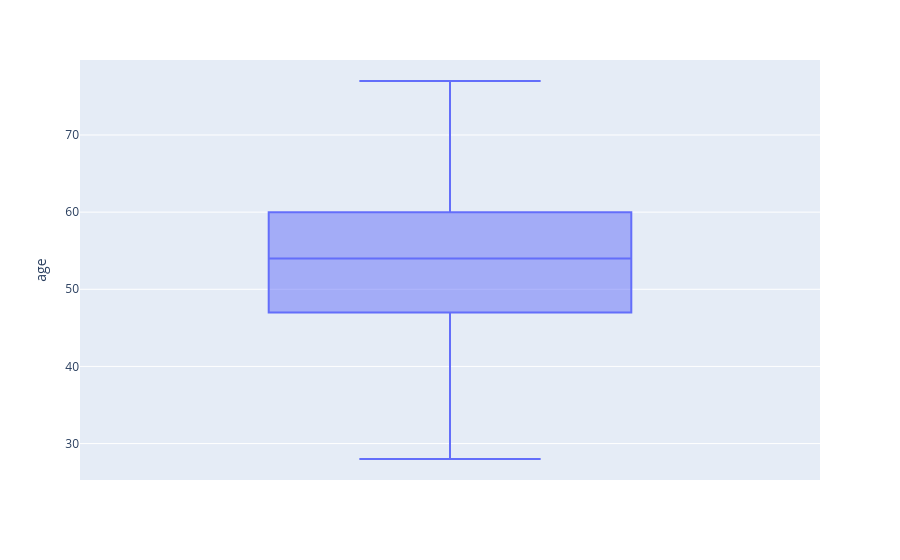
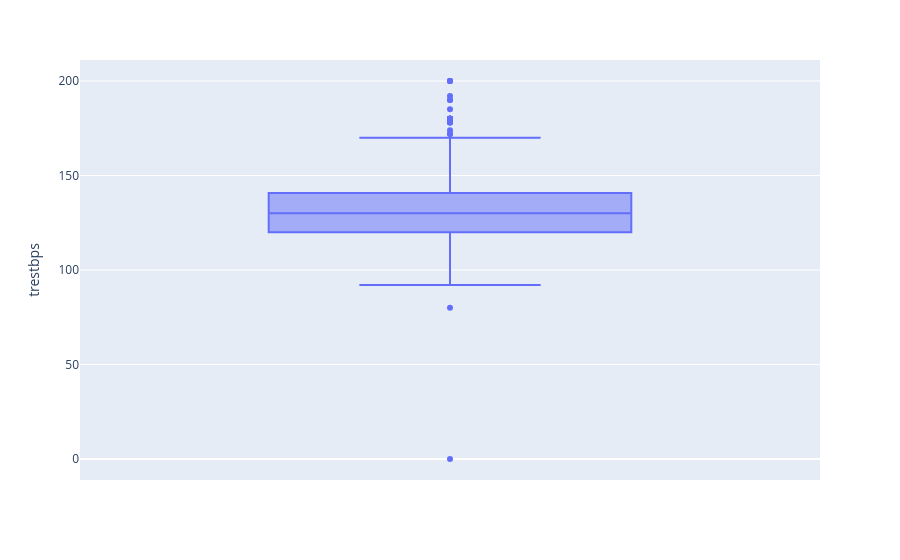
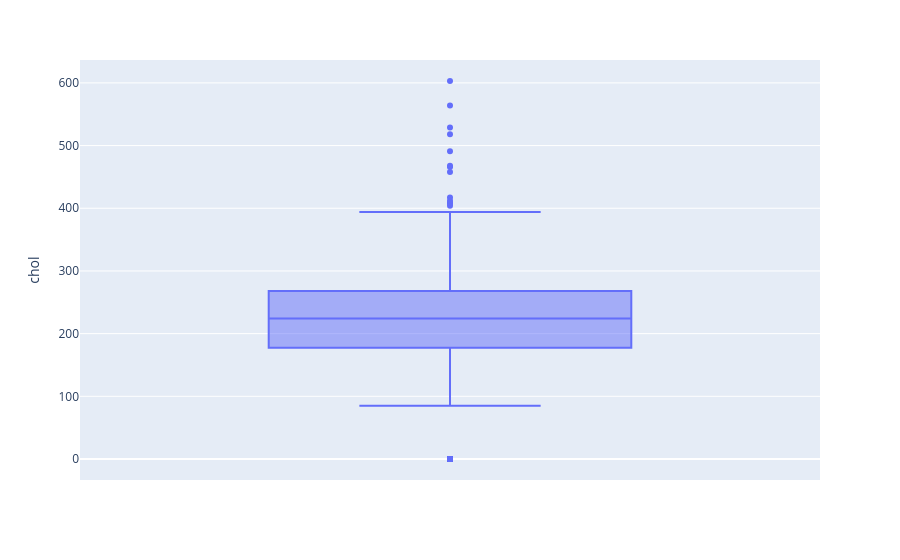
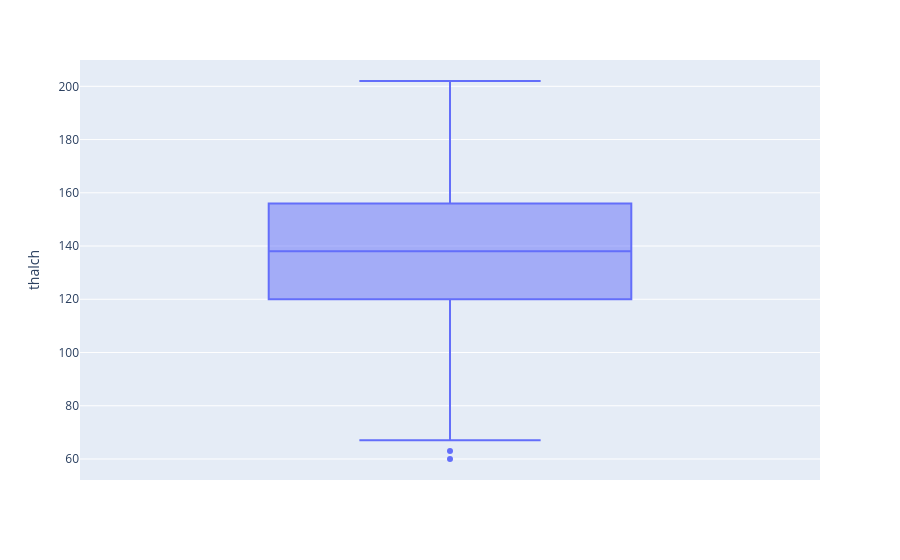

The code cell stored with these charts, in order, in its notebook:
### Code cell
# make box plots of all the numeric columns using for loop and plotly
fig = px.box(data_frame=data, y='age')
fig.show()

fig = px.box(data_frame=data, y='trestbps')
fig.show()

fig = px.box(data_frame=data, y='chol')
fig.show()

fig = px.box(data_frame=data, y='thalch')
fig.show()

fig = px.box(data_frame=data, y='oldpeak')
fig.show()

### Figure 1 — Plotly figure (JSON) as saved in the notebook; plotly's stock layout.template omitted (floating-point values rounded to 4 significant figures; data arrays with more than 128 entries replaced by an {"elided": "..."} marker saying what was removed)
{"data": [{"alignmentgroup": "True", "hovertemplate": "age=%{y}<extra></extra>", "legendgroup": "", "marker": {"color": "#636efa"}, "name": "", "notched": false, "offsetgroup": "", "orientation": "v", "showlegend": false, "type": "box", "x0": " ", "xaxis": "x", "y": {"elided": "920 int values"}, "y0": " ", "yaxis": "y"}], "layout": {"boxmode": "group", "legend": {"tracegroupgap": 0}, "margin": {"t": 60}, "xaxis": {"anchor": "y", "domain": [0, 1]}, "yaxis": {"anchor": "x", "domain": [0, 1], "title": {"text": "age"}}}}

### Figure 2 — Plotly figure (JSON) as saved in the notebook; plotly's stock layout.template omitted (floating-point values rounded to 4 significant figures; data arrays with more than 128 entries replaced by an {"elided": "..."} marker saying what was removed)
{"data": [{"alignmentgroup": "True", "hovertemplate": "trestbps=%{y}<extra></extra>", "legendgroup": "", "marker": {"color": "#636efa"}, "name": "", "notched": false, "offsetgroup": "", "orientation": "v", "showlegend": false, "type": "box", "x0": " ", "xaxis": "x", "y": {"elided": "920 float values"}, "y0": " ", "yaxis": "y"}], "layout": {"boxmode": "group", "legend": {"tracegroupgap": 0}, "margin": {"t": 60}, "xaxis": {"anchor": "y", "domain": [0, 1]}, "yaxis": {"anchor": "x", "domain": [0, 1], "title": {"text": "trestbps"}}}}

### Figure 3 — Plotly figure (JSON) as saved in the notebook; plotly's stock layout.template omitted (floating-point values rounded to 4 significant figures; data arrays with more than 128 entries replaced by an {"elided": "..."} marker saying what was removed)
{"data": [{"alignmentgroup": "True", "hovertemplate": "chol=%{y}<extra></extra>", "legendgroup": "", "marker": {"color": "#636efa"}, "name": "", "notched": false, "offsetgroup": "", "orientation": "v", "showlegend": false, "type": "box", "x0": " ", "xaxis": "x", "y": {"elided": "920 float values"}, "y0": " ", "yaxis": "y"}], "layout": {"boxmode": "group", "legend": {"tracegroupgap": 0}, "margin": {"t": 60}, "xaxis": {"anchor": "y", "domain": [0, 1]}, "yaxis": {"anchor": "x", "domain": [0, 1], "title": {"text": "chol"}}}}

### Figure 4 — Plotly figure (JSON) as saved in the notebook; plotly's stock layout.template omitted (floating-point values rounded to 4 significant figures; data arrays with more than 128 entries replaced by an {"elided": "..."} marker saying what was removed)
{"data": [{"alignmentgroup": "True", "hovertemplate": "thalch=%{y}<extra></extra>", "legendgroup": "", "marker": {"color": "#636efa"}, "name": "", "notched": false, "offsetgroup": "", "orientation": "v", "showlegend": false, "type": "box", "x0": " ", "xaxis": "x", "y": {"elided": "920 float values"}, "y0": " ", "yaxis": "y"}], "layout": {"boxmode": "group", "legend": {"tracegroupgap": 0}, "margin": {"t": 60}, "xaxis": {"anchor": "y", "domain": [0, 1]}, "yaxis": {"anchor": "x", "domain": [0, 1], "title": {"text": "thalch"}}}}
